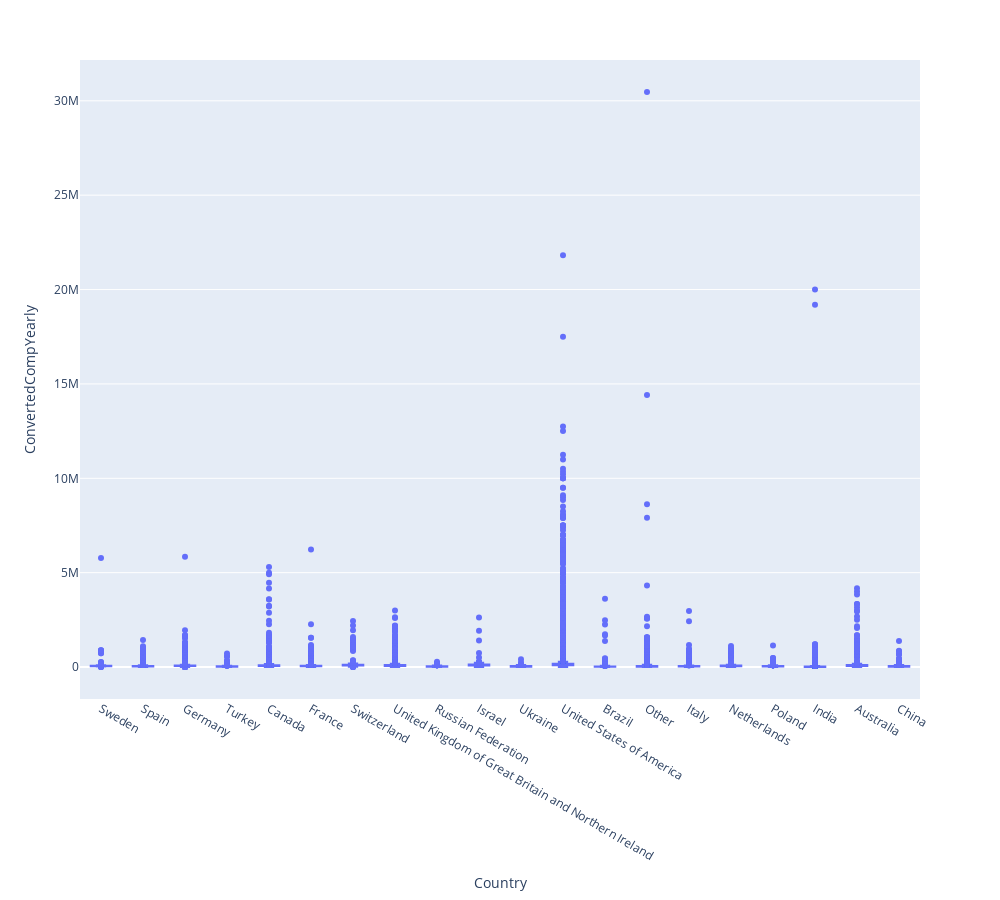

Notebook cell for this chart:
### Code cell
#construct boxplot of ConvertedCompYearly by Country

#construct the same boxplot using plotly
import plotly.graph_objects as go
import plotly.express as px

px.box(df, x="Country", y="ConvertedCompYearly", height=900, width=1000)

### Figure 1 — Plotly figure (JSON) as saved in the notebook; plotly's stock layout.template omitted (floating-point values rounded to 4 significant figures; data arrays with more than 128 entries replaced by an {"elided": "..."} marker saying what was removed)
{"data": [{"alignmentgroup": "True", "hovertemplate": "Country=%{x}<br>ConvertedCompYearly=%{y}<extra></extra>", "legendgroup": "", "marker": {"color": "#636efa"}, "name": "", "notched": false, "offsetgroup": "", "orientation": "v", "showlegend": false, "type": "box", "x": {"elided": "40006 str values"}, "x0": " ", "xaxis": "x", "y": {"elided": "40006 int values"}, "y0": " ", "yaxis": "y"}], "layout": {"boxmode": "group", "height": 900, "legend": {"tracegroupgap": 0}, "margin": {"t": 60}, "width": 1000, "xaxis": {"anchor": "y", "domain": [0, 1], "title": {"text": "Country"}}, "yaxis": {"anchor": "x", "domain": [0, 1], "title": {"text": "ConvertedCompYearly"}}}}
